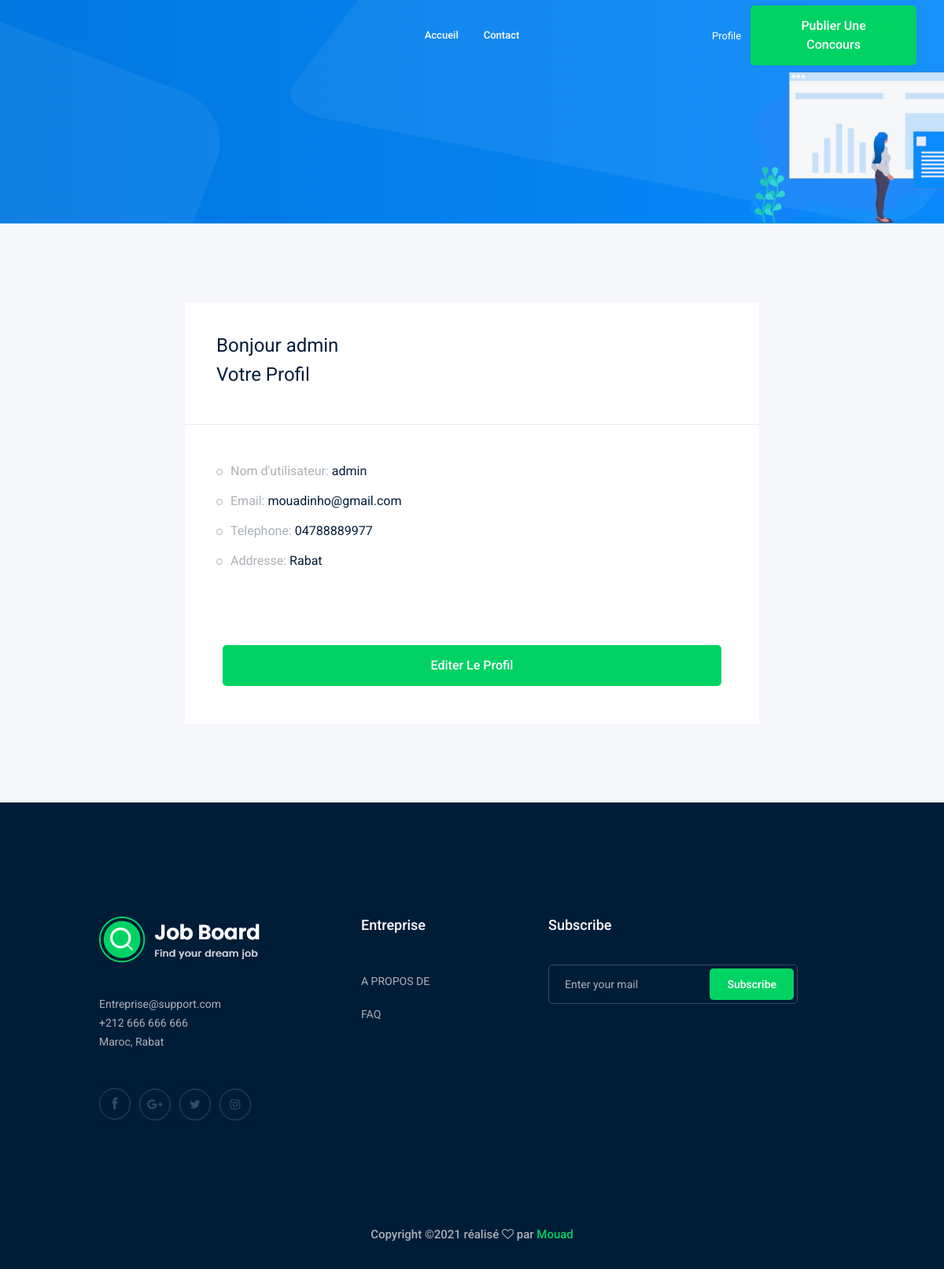
/accounts/profile/ (signed in), run on the app's committed database.
### accounts/models.py (models this page shows, shortened)
class Profile(models.Model):
    user = models.OneToOneField(User, on_delete=models.CASCADE, verbose_name='nom d\'utulisateur')
    city = ForeignKey('City', related_name='user_city', on_delete=models.CASCADE, null=True, blank=True, verbose_name='ville')
    phone_number = CharField(max_length=15, verbose_name='numero de telephone')
    image = ImageField(upload_to='profile/',blank=True, null=True)
    class Meta:
        verbose_name_plural = "profil"

class City(models.Model):
    name = CharField(max_length=30, verbose_name='nom')
    class Meta:
        verbose_name_plural = "ville"
    def __str__(self):
        return self.name

### accounts/views.py (the view)
# urls.py: path('profile/', views.profile, name='profile'),
def profile(request):
    profile = Profile.objects.get(user=request.user)
    return render(request, 'accounts/profile.html',{'profile':profile})

### accounts/templates/accounts/profile.html (shortened to what this page needs)
{% extends "base.html" %}
{% load bootstrap4 %}
{% block body %}
    <div class="bradcam_area bradcam_bg_1">
        <div class="container">
            <div class="row">
                <div class="col-xl-12">
                </div>
            </div>
        </div>
    </div>
    <div class="job_details_area">
        <div class="container">
            <div class="row">
                <div class="col-lg-8 mx-auto">
                    <div class="job_sumary">
                        <div class="summery_header">
                            <h3>Bonjour {{profile.user}}</h3>
                            <h3>Votre Profil</h3>
                        </div>
                        <div class="job_content">
                            <ul>
                                <li>Nom d'utilisateur: <span>{{profile.user}}</span></li>
                                <li>Email: <span>{{profile.user.email}} </span></li>
                                <li>Telephone: <span>{{profile.phone_number}} </span></li>
                                <li>Addresse: <span>{{profile.city}}</span></li>
                            </ul>
                        </div>
                        <div class="p-5">
                            <a href="{% url 'accounts:profile_edit' %}" class="boxed-btn3 w-100">Editer le profil</a>
                        </div>
                    </div>
                </div>
            </div>
        </div>
    </div>
{% endblock body %}

### data on the page
Profile: user "admin", user.email "mouadinho@gmail.com", phone_number "04788889977", city "Rabat"
